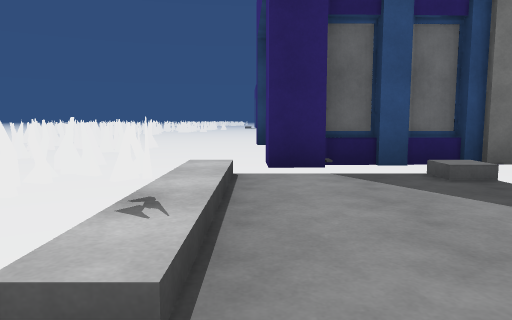
View 1 (above)

24 first-person views from a walk through a Unity game level. The camera is 1.2 m above the floor, tilts 6° down and sees 70° across. The floor is counted in squares, 2 m on a side. Each view is taken from the middle of a square. On the plan, view 1 faces up. The plan holds only what a view shows up to about 10 squares ahead; the rest is blank. The place goes on beyond the plan. The player is left out. Some animated figures are not drawn. Surface patterns are stand-ins for the level's own textures.

View 2
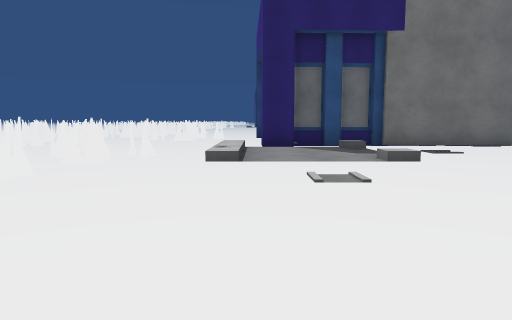

View 3
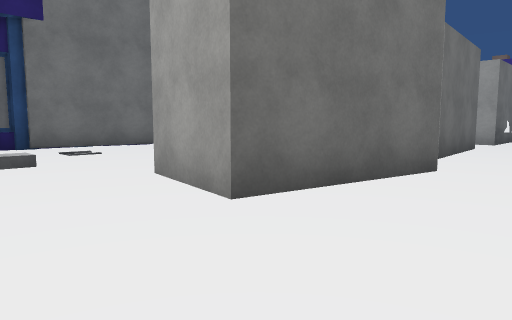

View 4
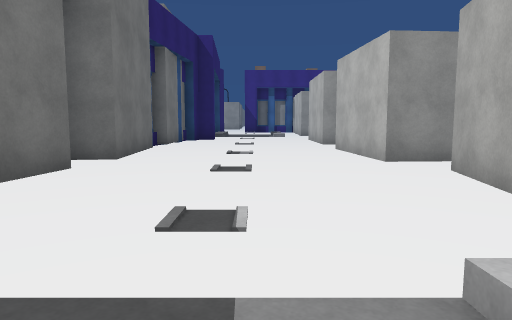

View 5
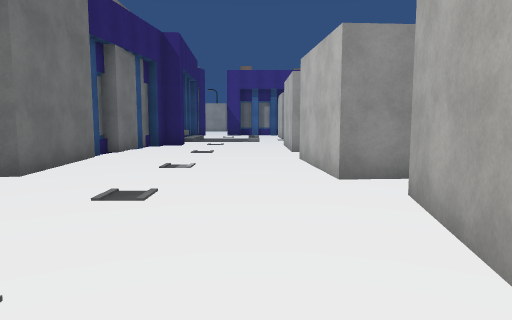

View 6
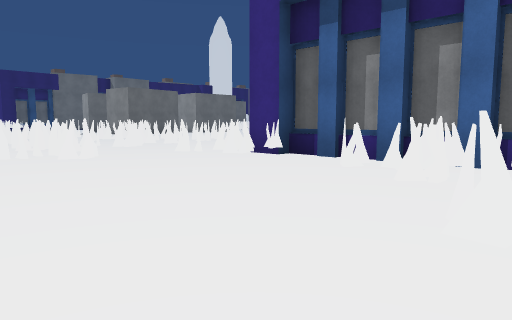

View 7
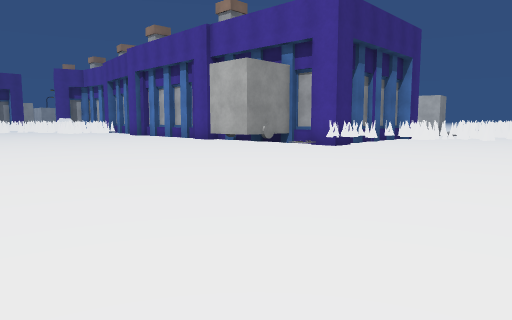

View 8
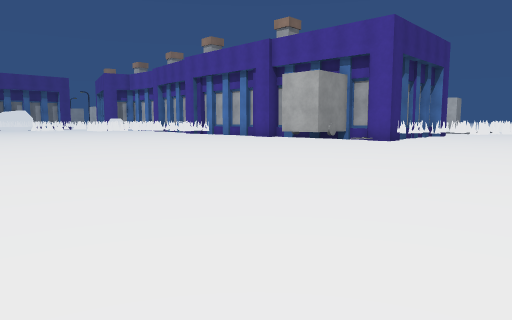

View 9
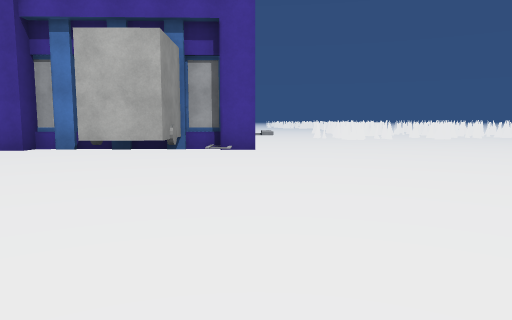

View 10
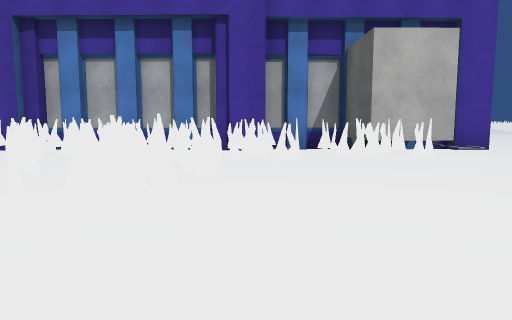

View 11
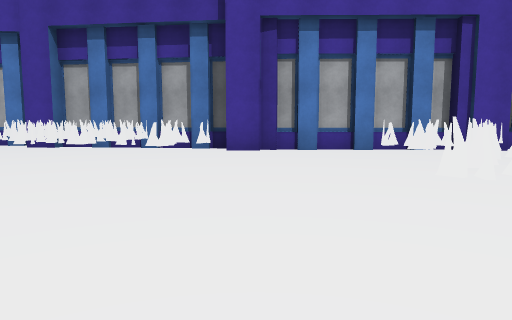

View 12
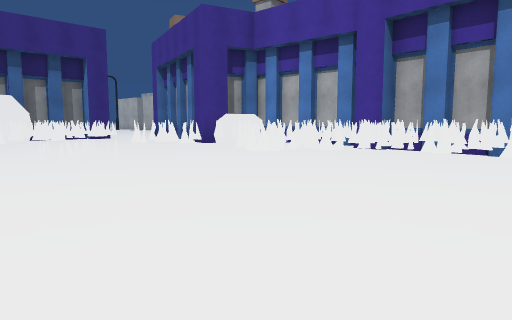

View 13
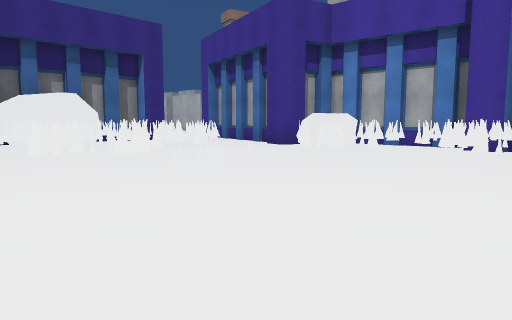

View 14
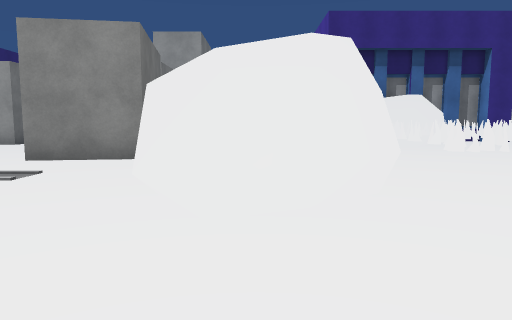

View 15
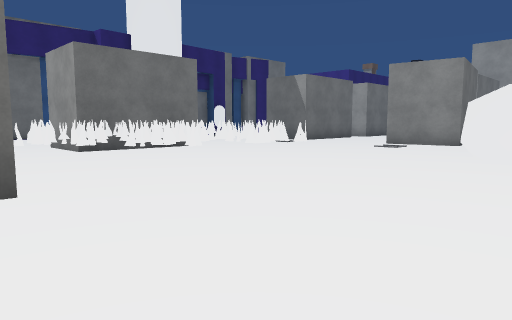

View 16
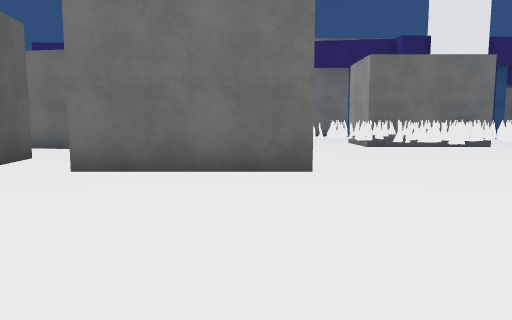

View 17
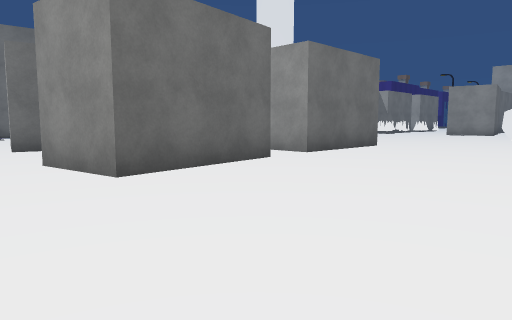

View 18
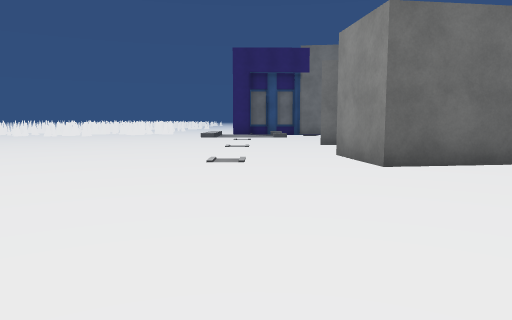

View 19
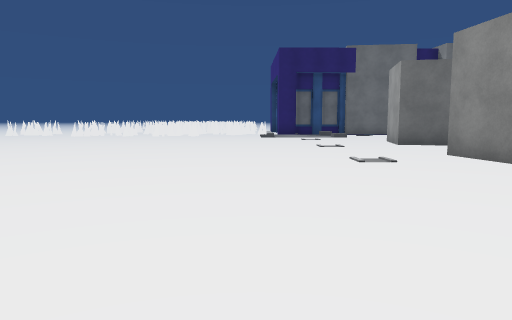

View 20
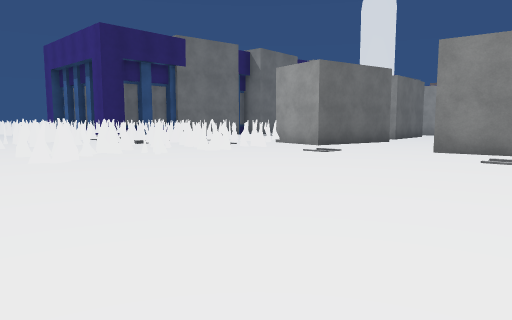

View 21
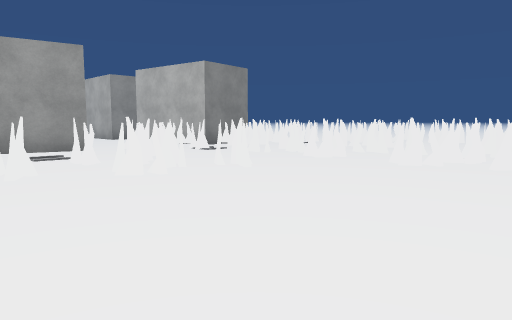

View 22
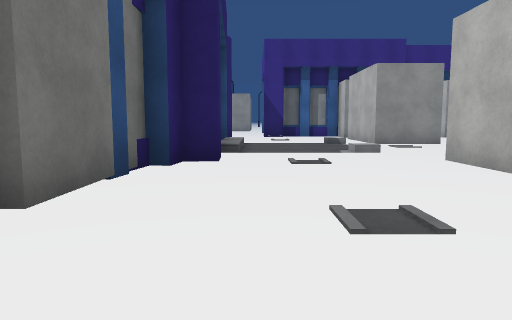

View 23
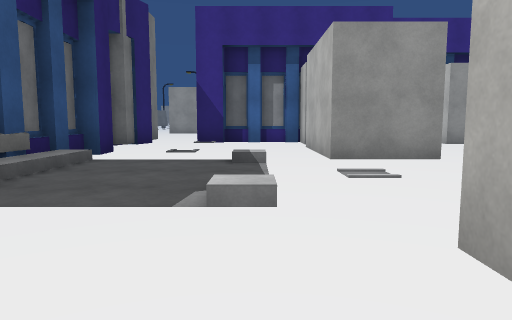

View 24
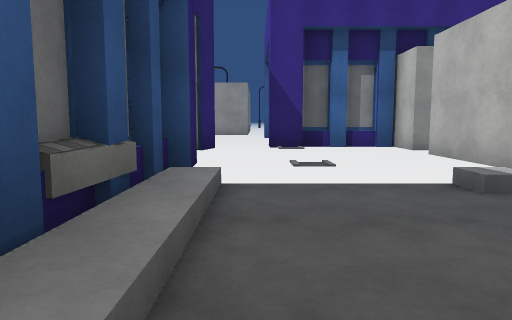

### Floor plan
Key: @ floor where view 1 was taken; # wall or solid block; x gap in a wall; . main floor; : floor 0.25 m higher than the main floor; / step, stairs or slope; B building; R rock; C car; O other object.
Columns run from 5 left of view 1 to 25 right of it. Each row starts with its distance up from view 1.
 26 ..O.O...##      .###.
 25 .O.O.....##    ..O.O..
 24 .OOOO.......   .O.O....  .
 23 OOO.........   O.OOO......
 22 ........###.###.O.O.....#
 21 ........###.......O.....##
 20 .....................R..
 19 ....................RR
 18 .....................R
 17 ............  .......O.OO..
 16 ...........OO.O.........O.ORR
 15 .........OOOOO........O.OO.RR
 14  .........O.OO....O..O.O.O..R
 13  ...............OO.O........
 12  .O.O............OOOOO.....
 11 .O.O...OO.........OO..RRR.
 10 OOOO..#BO########.......B
  9 .OO...#         ########
  8 .O.O..#
  7 ......#
  6 ..O...#               C
  5 .OO..B#############B  C    ##
  4 O..O...............BB#B###..#..
  3 .OOO.///............/::/.......
  2  .O.O////..........//::/.....#
  1 ..O..///............////.....#
  0 ..O..@.......###.###../......#
 -1 ....O...####x###.##  ...### ##
 -2 .OOO....###.......     .#
 -3  OOO...........  O
 -4  O.OO.....

Where each view was taken, in squares from view 1:
view 1: 0 up, 0 right, facing up
view 2: 4 down, 0 right, facing up
view 3: 4 down, 1 right, facing up-right
view 4: 2 up, 1 right, facing right
view 5: 1 up, 2 right, facing right
view 6: 5 up, 5 left, facing up-right
view 7: 18 up, 5 left, facing down-right
view 8: 21 up, 5 left, facing down-right
view 9: 18 up, 0 right, facing down
view 10: 18 up, 5 right, facing down
view 11: 18 up, 10 right, facing down
view 12: 17 up, 11 right, facing down-right
view 13: 18 up, 13 right, facing down-right
view 14: 19 up, 13 right, facing right
view 15: 18 up, 9 right, facing up-right
view 16: 17 up, 9 right, facing up
view 17: 17 up, 1 right, facing up-right
view 18: 16 up, 1 right, facing up
view 19: 16 up, 1 left, facing up
view 20: 20 up, 5 left, facing up-right
view 21: 1 up, 5 left, facing down-right
view 22: 3 up, 9 right, facing right
view 23: 1 up, 13 right, facing right
view 24: 3 up, 15 right, facing right
